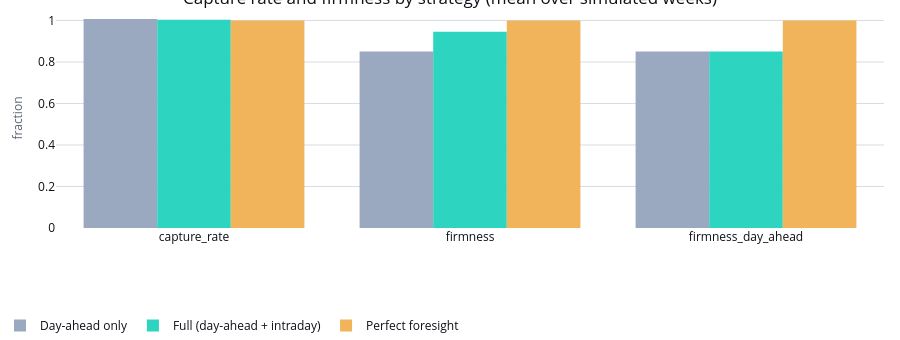

Notebook code for this chart:
### Code cell
fraction_metrics = ("capture_rate", "firmness", "firmness_day_ahead")
fraction_figure = go.Figure()
for strategy in market.STRATEGIES:
    rows = base.trading_kpis.query("strategy == @strategy and metric in @fraction_metrics")
    rows = rows.set_index("metric").loc[list(fraction_metrics)]
    fraction_figure.add_trace(
        go.Bar(
            x=list(fraction_metrics),
            y=rows["mean"].round(3),
            name=STRATEGY_LABELS[strategy],
            marker_color=STRATEGY_COLOURS[strategy],
        )
    )
fraction_figure.update_layout(
    barmode="group",
    title="Capture rate and firmness by strategy (mean over simulated weeks)",
    yaxis_title="fraction",
)
apply_notebook_style(fraction_figure, height=340)

### Figure 1 — Plotly figure (JSON) as saved in the notebook; plotly's stock layout.template omitted (floating-point values rounded to 4 significant figures)
{"data": [{"marker": {"color": "#9AA9BF"}, "name": "Day-ahead only", "x": ["capture_rate", "firmness", "firmness_day_ahead"], "y": [1.007, 0.85, 0.85], "type": "bar"}, {"marker": {"color": "#2DD4BF"}, "name": "Full (day-ahead + intraday)", "x": ["capture_rate", "firmness", "firmness_day_ahead"], "y": [1.003, 0.945, 0.85], "type": "bar"}, {"marker": {"color": "#F2B45A"}, "name": "Perfect foresight", "x": ["capture_rate", "firmness", "firmness_day_ahead"], "y": [1.0, 1.0, 1.0], "type": "bar"}], "layout": {"barmode": "group", "title": {"text": "Capture rate and firmness by strategy (mean over simulated weeks)"}, "yaxis": {"title": {"text": "fraction"}}, "margin": {"b": 112}, "height": 340, "paper_bgcolor": "#FFFFFF", "plot_bgcolor": "#FFFFFF"}}
